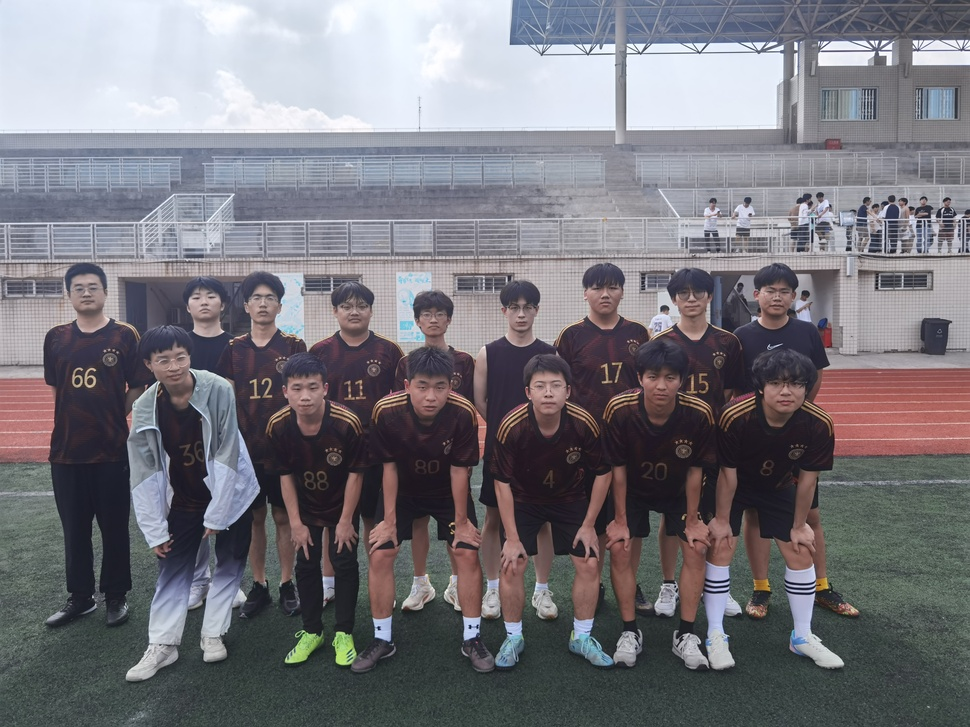
#> input picture img/face1.jpg, 970 x 727 px, shrunk from 4096 x 3072 before the run
$ python main.py
#> lines starting #> are read from the running program, lines starting #| are printed output that depends on the picture; after the words box and inside, x2 and y2 are one past the last pixel; in counts of white or black regions, pixels touching at a corner belong together
import cv2 as cv
import matplotlib.pyplot as plt

# 加载预训练的人脸检测级联分类器
face_cascade = cv.CascadeClassifier(cv.data.haarcascades + 'haarcascade_frontalface_default.xml')

# 读取图像
image = cv.imread('../img/face1.jpg')  # 替换为你的图像路径
#> image is the input picture: shape (727, 970, 3); mean B, G, R 123.2, 117.1, 118.8
gray_image = cv.cvtColor(image, cv.COLOR_BGR2GRAY)  # 转换为灰度图像
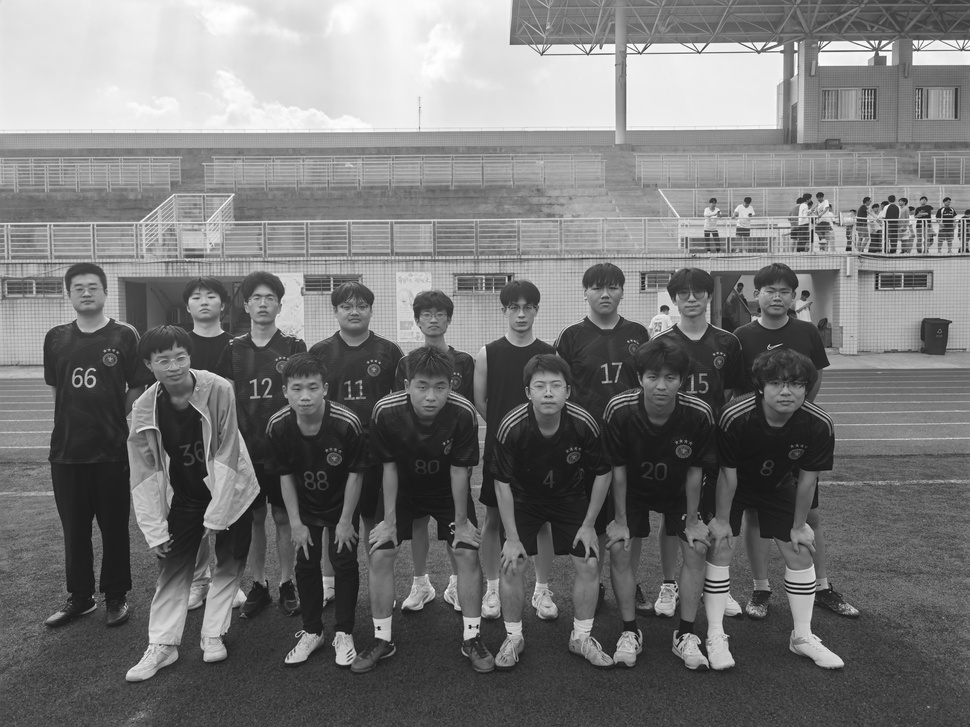
#> gray_image: shape (727, 970); min 4, max 255, mean 118.3

# 检测人脸
# 参数解释：
# scaleFactor: 图像缩放比例，每次图像尺寸减小的比例。较大的值检测速度更快，但可能会漏检。
# minNeighbors: 每个候选矩形的最小重叠次数，较高的值减少误检，但可能漏检。
# minSize: 检测窗口的最小大小，设置为(30, 30)即可检测常见人脸。
faces = face_cascade.detectMultiScale(gray_image, scaleFactor=1.2, minNeighbors=5, minSize=(30, 30))
#> faces = [[62, 268, 51, 51], [584, 272, 42, 42], [243, 281, 41, 41], [331, 288, 47, 47], [497, 289, 50, 50], [524, 366, 50, 50], [281, 370, 49, 49], [405, 369, 51, 51]]

# 绘制检测到的人脸
for (x, y, w, h) in faces:
    cv.rectangle(image, (x, y), (x + w, y + h), (0, 0, 255), 2)
#> this loop made 8 passes
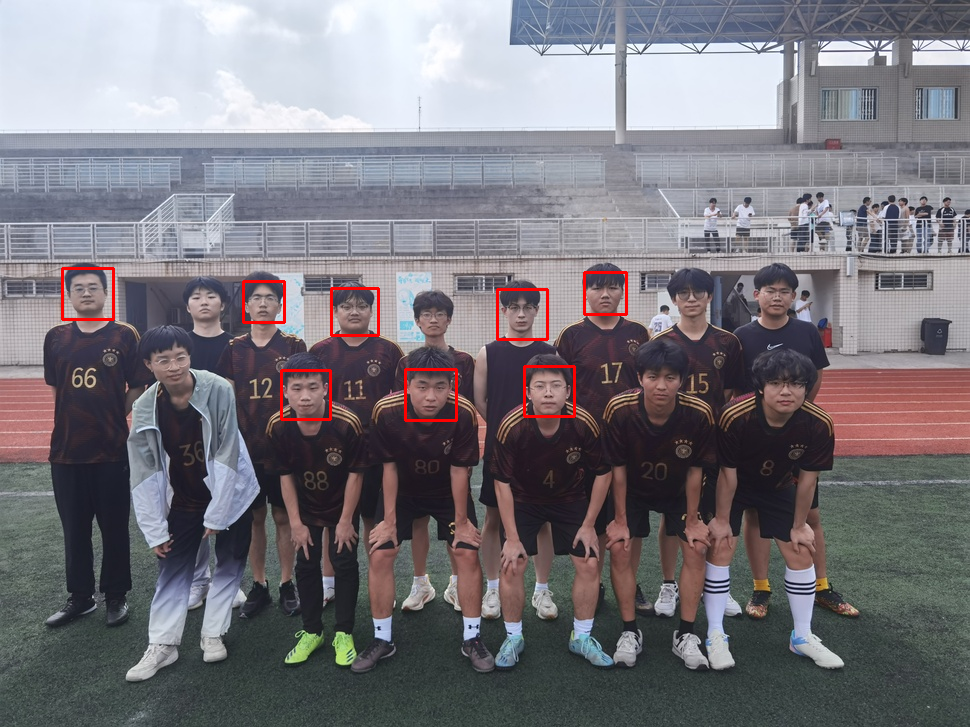
#> image: shape (727, 970, 3); 0.64% of pixels changed, all inside (x1, y1, x2, y2) = (61, 267, 628, 422)

# 显示结果
plt.figure(figsize=(10, 6))
plt.imshow(cv.cvtColor(image, cv.COLOR_BGR2RGB))
plt.title(f'Detected {len(faces)} Faces')
plt.axis('off')
plt.savefig('../result/T/res.jpg', bbox_inches='tight', pad_inches=0)
plt.show()

$ run again, with img/imgae1.jpg copied over img/face1.jpg
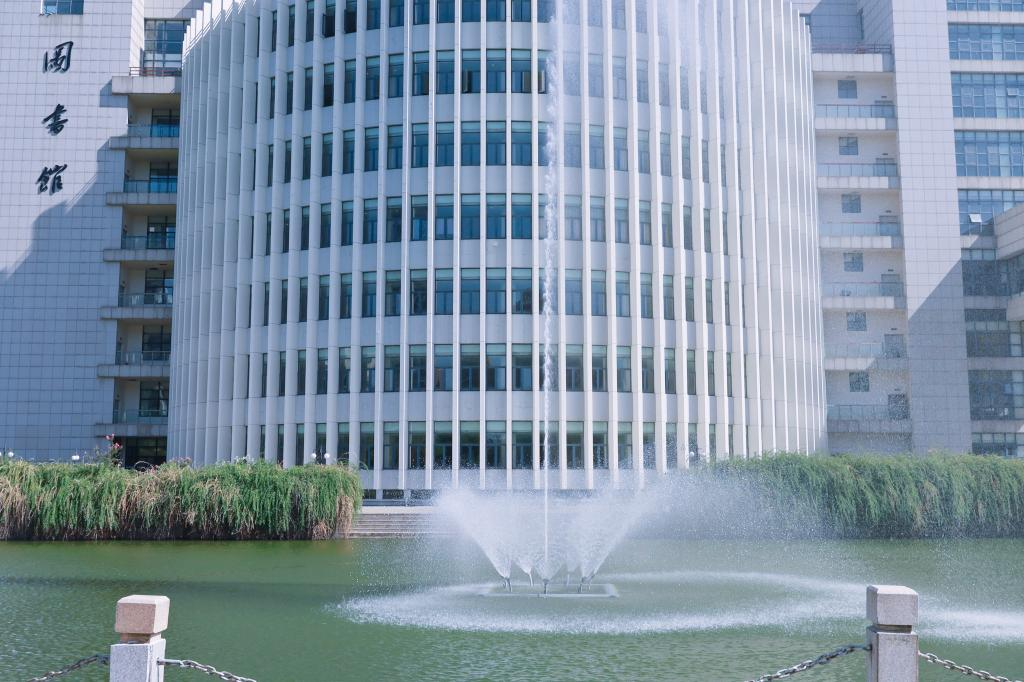
#> input picture img/imgae1.jpg, 1024 x 682 px
#> image is the input picture: shape (682, 1024, 3); mean B, G, R 165.8, 148.7, 130.7
#> `gray_image = cv.cvtColor(image, cv.COLOR_BGR2GRAY)`:
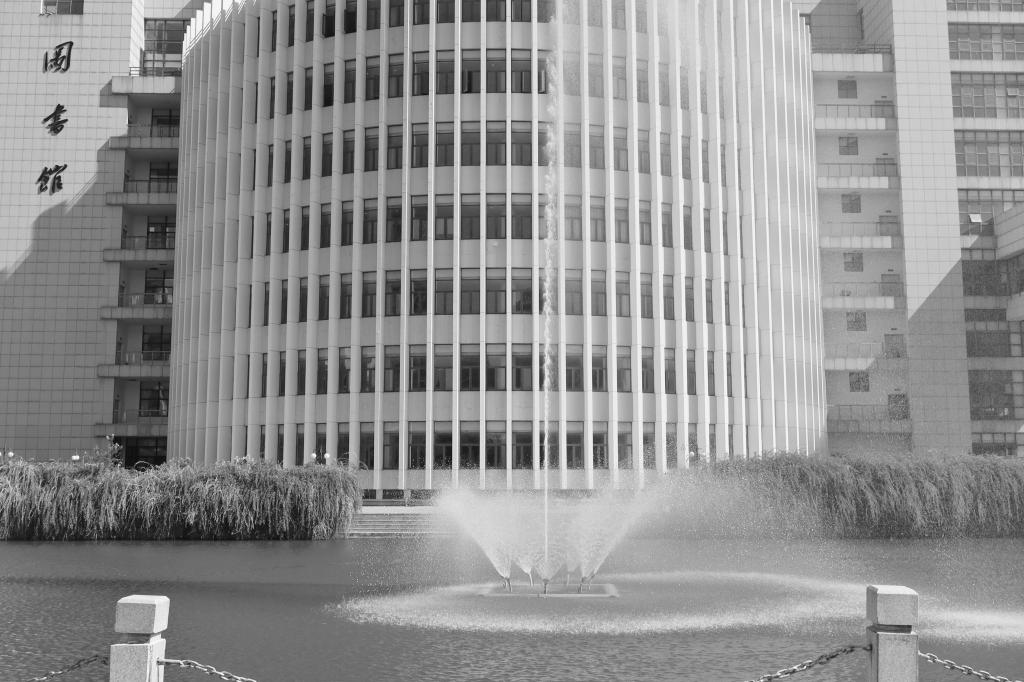
#> gray_image: shape (682, 1024); min 0, max 255, mean 145.3
#> faces = ()
